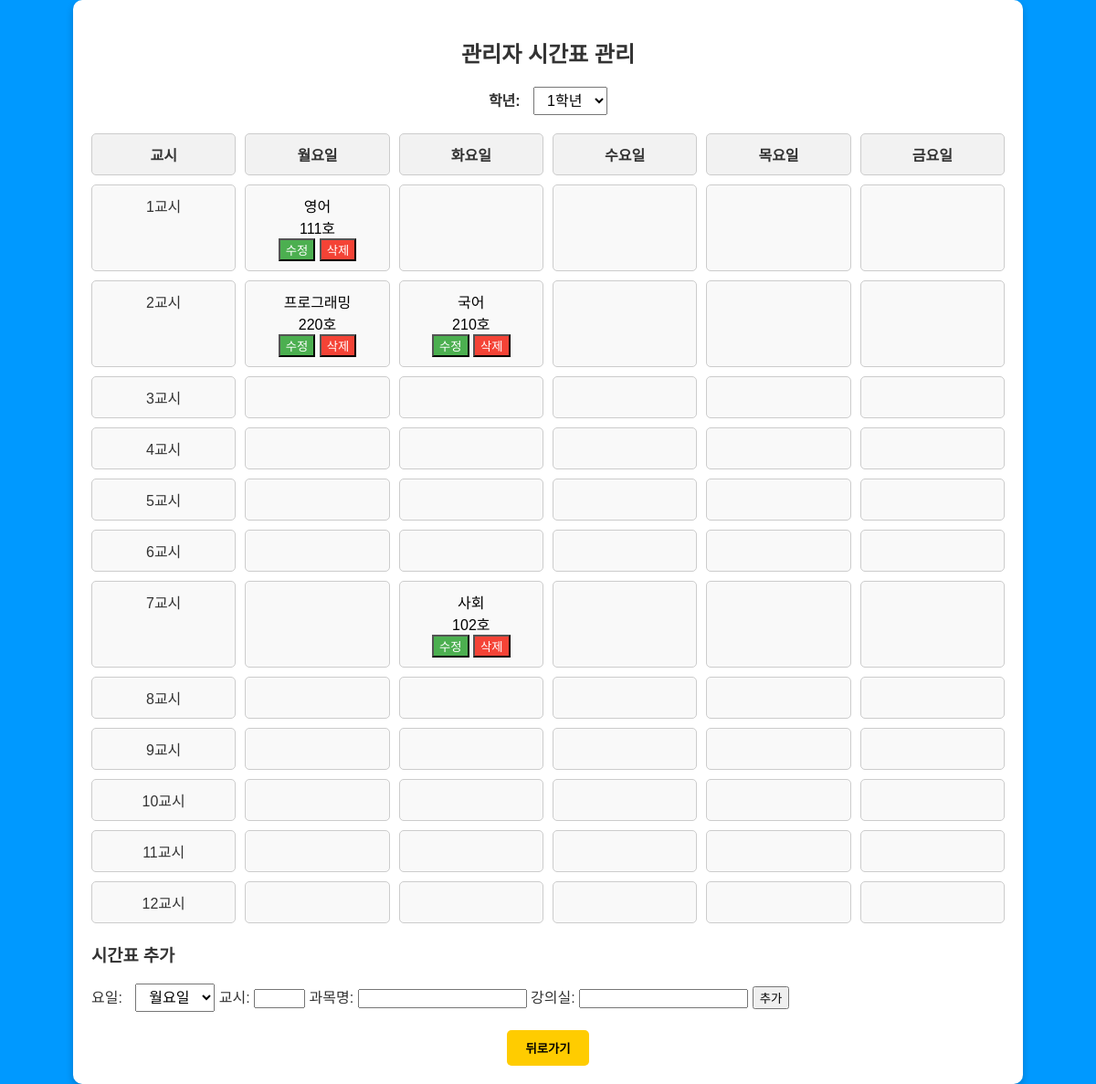
The app's page /scripts/admin_schedule.php with its own data.
### tables this page shows
CREATE TABLE `schedules_grade1` (
  `id` int(11) NOT NULL,
  `day_of_week` varchar(20) NOT NULL COMMENT '요일',
  `subject_name` varchar(100) NOT NULL COMMENT '과목 이름',
  `classroom` varchar(50) NOT NULL COMMENT '강의실',
  `class` int(11) NOT NULL
);

### scripts/admin_schedule.php (the view, shortened to what this page needs)
<?php
include 'db_connect.php';
$grade_filter = $_GET['grade'] ?? '1';
$table_name = "schedules_grade" . $grade_filter;
$sql = "SELECT * FROM $table_name ORDER BY day_of_week, class";
$stmt = $conn->prepare($sql);
$stmt->execute();
$result = $stmt->get_result();
$days = ["월요일", "화요일", "수요일", "목요일", "금요일"];
$schedule_data = [];
while ($row = $result->fetch_assoc()) {
    $schedule_data[$row['day_of_week']][$row['class']] = $row;
}
$edit_mode = false;
$edit_data = [];
?>
<!DOCTYPE html>
<html lang="ko">
<head>
</head>
<body>
    <div class="container">
        <h2>관리자 시간표 관리</h2>
        <div class="filter">
            <form method="GET" action="admin_schedule.php">
                <label for="grade">학년:</label>
                <select name="grade" id="grade" onchange="this.form.submit()">
                    <option value="1" <?= $grade_filter == '1' ? 'selected' : '' ?>>1학년</option>
                </select>
            </form>
        </div>
        <div class="schedule-grid">
            <div class="header">교시</div>
            <?php foreach ($days as $day): ?>
                <div class="header"><?= $day ?></div>
            <?php endforeach; ?>
            <?php for ($class = 1; $class <= 12; $class++): ?>
                <div><?= $class ?>교시</div>
                <?php foreach ($days as $day): ?>
                    <?php if (isset($schedule_data[$day][$class])): ?>
                        <?php $row = $schedule_data[$day][$class]; ?>
                        <div class="schedule-item">
                            <?= htmlspecialchars($row['subject_name']) ?><br>
                            <?= htmlspecialchars($row['classroom']) ?><br>
                            <form method="POST" style="display:inline;">
                                <button type="submit" class="edit-button">수정</button>
                            </form>
                            <form method="POST" style="display:inline;">
                                <button type="submit" class="delete-button">삭제</button>
                            </form>
                        </div>
                    <?php else: ?>
                        <div></div>
                    <?php endif; ?>
                <?php endforeach; ?>
            <?php endfor; ?>
        </div>
        <form class="add-form" method="POST" action="admin_schedule.php">
            <h3><?= $edit_mode ? '시간표 수정' : '시간표 추가' ?></h3>
            <label>요일:</label>
            <select name="day_of_week" required>
                <?php foreach ($days as $day): ?>
                    <option value="<?= $day ?>" <?= $edit_mode && $edit_data['day_of_week'] == $day ? 'selected' : '' ?>><?= $day ?></option>
                <?php endforeach; ?>
            </select>
            <label>교시:</label>
            <input type="number" name="class" min="1" max="12" value="<?= $edit_mode ? $edit_data['class'] : '' ?>" required>
            <label>과목명:</label>
            <input type="text" name="subject_name" value="<?= $edit_mode ? htmlspecialchars($edit_data['subject_name']) : '' ?>" required>
            <label>강의실:</label>
            <input type="text" name="classroom" value="<?= $edit_mode ? htmlspecialchars($edit_data['classroom']) : '' ?>" required>
            <button type="submit"><?= $edit_mode ? '수정 완료' : '추가' ?></button>
        </form>
        <button class="back-button" onclick="window.location.href='../admin_dashboard.html';">뒤로가기</button>
    </div>
</body>
</html>

### scripts/admin_schedule.php (style rules this page uses)
body { font-family: Arial, sans-serif; background-color: #0099ff; color: #333; display: flex; justify-content: center; align-items: center; min-height: 100vh; margin: 0; }
.container { background-color: white; padding: 20px; border-radius: 10px; box-shadow: 0 4px 8px rgba(0, 0, 0, 0.2); width: 90%; max-width: 1000px; }
h2 { text-align: center; margin-bottom: 20px; }
.filter { margin-bottom: 20px; text-align: center; }
.filter label { font-weight: bold; }
select { padding: 5px 10px; font-size: 1em; margin-left: 10px; }
.schedule-grid { display: grid; grid-template-columns: repeat(6, 1fr); gap: 10px; text-align: center; }
.schedule-grid div { border: 1px solid #ccc; padding: 10px; border-radius: 5px; background-color: #f9f9f9; }
.schedule-grid .header { background-color: #f2f2f2; font-weight: bold; }
.schedule-item { background-color: #90caf9; color: #000; }
.edit-button { background-color: #4caf50; color: white; }
.delete-button { background-color: #f44336; color: white; }
.add-form { margin-top: 20px; }
.back-button { display: block; margin: 20px auto 0; padding: 10px 20px; background-color: #ffcc00; color: #000; font-weight: bold; border: none; border-radius: 5px; cursor: pointer; }

### records on screen
schedules_grade1: subject_name "영어", classroom "111호"
schedules_grade1: subject_name "프로그래밍", classroom "220호"
schedules_grade1: subject_name "국어", classroom "210호"
schedules_grade1: subject_name "사회", classroom "102호"

### other values on screen
$day "월요일"
$day "화요일"
$day "수요일"
$day "목요일"
$day "금요일"
form field day_of_week "월요일"
